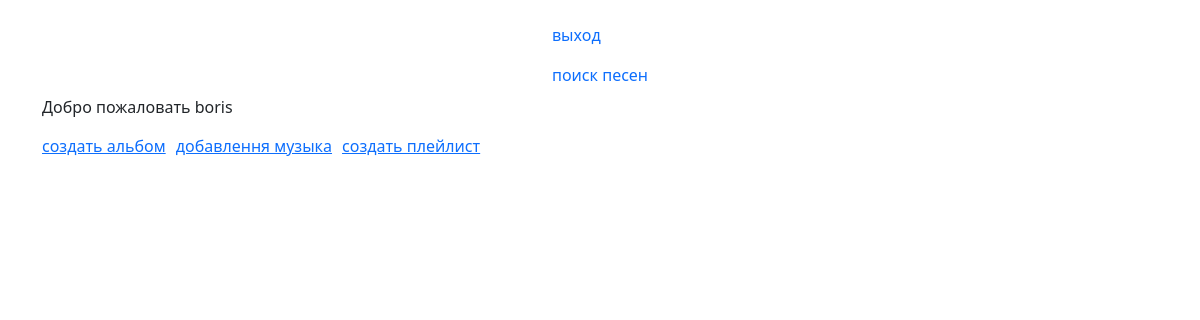
Before: /users/profile/ (signed in) with the older database file.
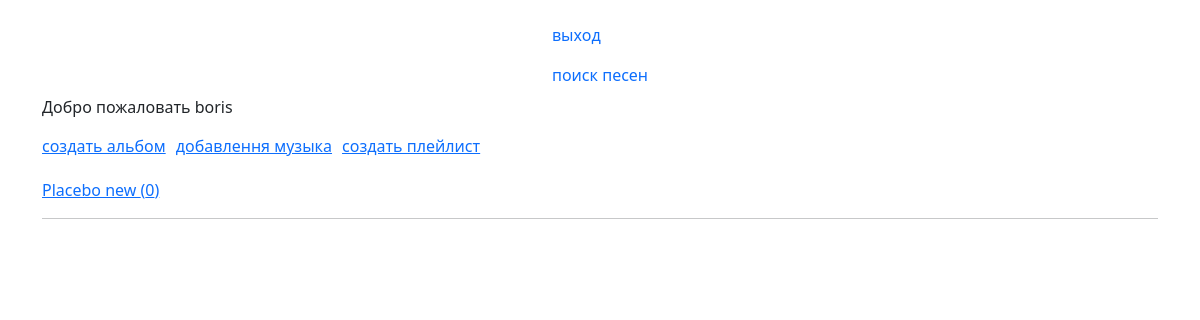
After: the same page with the newer database file.
### users/models.py (models this page shows, shortened)
class Profile(models.Model):
    user = models.OneToOneField(User, verbose_name='логин',on_delete=models.CASCADE)
    text = models.TextField('о себе', blank=True)
    photo = models.ImageField('photo', null=True, blank=True, upload_to='userpick')
    social_network = models.URLField('линк на соц сети', null=True, blank=True)
    class Meta:
        verbose_name = 'Профиль'
        verbose_name_plural = 'Профили'

### playlists/models.py (models this page shows, shortened)
class Album(models.Model):
    name = models.CharField('название', max_length=150)
    type = models.CharField('тип', max_length=150,default='альбом')
    image = models.ImageField(upload_to='album_images',null=True, blank=True)
    quantity = models.CharField('количество треков',max_length=150,null=True, blank=True)
    year = models.CharField('год создания',max_length=150, null=True, blank=True,)
    user = models.ManyToManyField(User,verbose_name='альбом юзера',blank=True)
    singer = models.ManyToManyField(Singer,verbose_name='исполнитель',blank=True)
    creator = models.ForeignKey(User,related_name ='acreator',on_delete=models.CASCADE)
    class Meta:
        verbose_name = 'Альбом'
        verbose_name_plural = 'Альбомы'

### users/views.py (the view)
# urls.py: path("profile/", ProfilePageView.as_view(), name='profile'),
class ProfilePageView(TemplateView):
    template_name = 'users/profile.html'
    def get_context_data(self, **kwargs):
        context = super().get_context_data(**kwargs)
        profile = Profile.objects.get(user=self.request.user)
        context['profile']= profile
        albums = Album.objects.filter(user=self.request.user)
        context['albums'] = albums
        return context

### templates/users/profile.html (shortened to what this page needs)
<!DOCTYPE html>
<html lang="en">
<head>
    {% load static %}
    <link rel="stylesheet" type="text/css" href="{% static 'users/css/style.css' %}">
    <link href="https://cdn.jsdelivr.net/npm/bootstrap@5.0.0-beta2/dist/css/bootstrap.min.css" rel="stylesheet">
</head>
<body>
    {% if user.is_authenticated %}
        <div class="reg">
            <div class="container">
                <ul class="nav justify-content-center">
                  <li class="nav-item">
                    <a class="nav-link"  href="#">выход</a>
                      <a class="nav-link" href="#">поиск песен</a>
                  </li>
                </ul>
                       <div>
                        <div class="hi">Добро пожаловать {{ profile.user.username }}</div>
                           <div style="margin: 15px 0" class="create-menu">
                               <a href="/playlists/page/album/">создать альбом</a>
                               <a href="#">добавлення музыка</a>
                               <a href="#">cоздать плейлист</a>
                           </div>
                           <div class="curr-album">
                              {% for album in albums %}
                                 <p class="curr-album" ><a  href="">{{ album.name }} ({{ album.song_set.all|length }})</a></p>
                               <hr>
                        {% endfor %}
                    </div>
                           </div>
            </div>
        </div>
  {% endif %}
</body>
</html>

### static/users/css/style.css (style rules this page uses)
body { font-size: 1rem; }
.reg { padding-top: 15px; }
.nav-link { color:black; }
.curr-album { margin-top: 20px; }
.create-menu { display: flex; margin: 10px 0; }
.create-menu > a { margin-right: 10px; }
.hi { margin: 0 0 10px; }

Changed rows visible on the page:
added Album: name "Placebo new", song_set.all|length "0"
